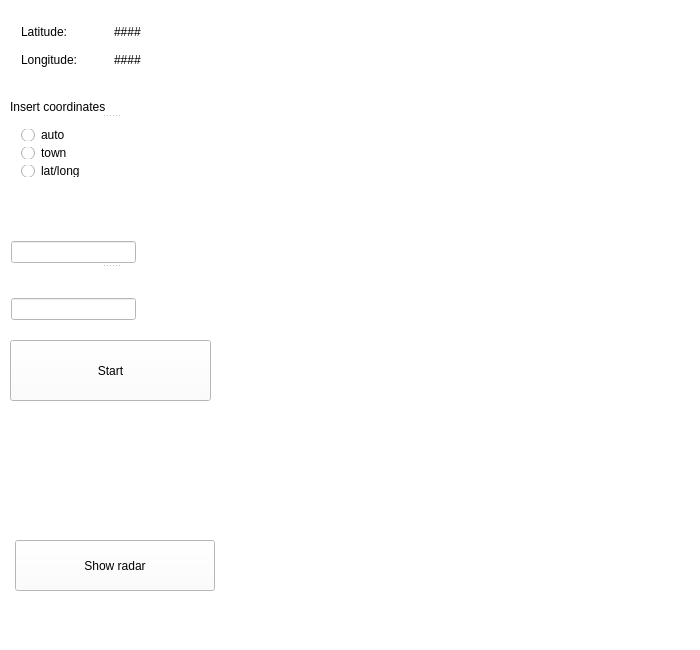
<?xml version="1.0" encoding="UTF-8"?>
<ui version="4.0">
 <class>MainWindow</class>
 <widget class="QMainWindow" name="MainWindow">
  <property name="enabled">
   <bool>true</bool>
  </property>
  <property name="geometry">
   <rect>
    <x>0</x>
    <y>0</y>
    <width>700</width>
    <height>650</height>
   </rect>
  </property>
  <property name="sizePolicy">
   <sizepolicy hsizetype="Preferred" vsizetype="Preferred">
    <horstretch>0</horstretch>
    <verstretch>0</verstretch>
   </sizepolicy>
  </property>
  <property name="minimumSize">
   <size>
    <width>700</width>
    <height>650</height>
   </size>
  </property>
  <property name="maximumSize">
   <size>
    <width>700</width>
    <height>800</height>
   </size>
  </property>
  <property name="windowTitle">
   <string>MainWindow</string>
  </property>
  <property name="styleSheet">
   <string notr="true">background-color: darkCyan;
background-color: white;</string>
  </property>
  <widget class="QWidget" name="centralWidget">
   <widget class="Radar" name="radar" native="true">
    <property name="enabled">
     <bool>true</bool>
    </property>
    <property name="geometry">
     <rect>
      <x>230</x>
      <y>0</y>
      <width>460</width>
      <height>450</height>
     </rect>
    </property>
    <property name="minimumSize">
     <size>
      <width>460</width>
      <height>450</height>
     </size>
    </property>
    <property name="maximumSize">
     <size>
      <width>460</width>
      <height>450</height>
     </size>
    </property>
    <property name="mouseTracking">
     <bool>true</bool>
    </property>
   </widget>
   <widget class="QPushButton" name="showRadarButton">
    <property name="geometry">
     <rect>
      <x>15</x>
      <y>540</y>
      <width>200</width>
      <height>51</height>
     </rect>
    </property>
    <property name="text">
     <string>Show radar</string>
    </property>
   </widget>
   <widget class="QWidget" name="layoutWidget">
    <property name="geometry">
     <rect>
      <x>10</x>
      <y>10</y>
      <width>201</width>
      <height>71</height>
     </rect>
    </property>
    <layout class="QGridLayout" name="gridLayout">
     <item row="0" column="0">
      <widget class="QLabel" name="label_lat">
       <property name="text">
        <string>Latitude:</string>
       </property>
      </widget>
     </item>
     <item row="0" column="1">
      <widget class="QLabel" name="myLat_info">
       <property name="text">
        <string>####</string>
       </property>
      </widget>
     </item>
     <item row="1" column="0">
      <widget class="QLabel" name="label_long">
       <property name="text">
        <string>Longitude:</string>
       </property>
      </widget>
     </item>
     <item row="1" column="1">
      <widget class="QLabel" name="myLong_info">
       <property name="enabled">
        <bool>true</bool>
       </property>
       <property name="text">
        <string>####</string>
       </property>
      </widget>
     </item>
    </layout>
   </widget>
   <widget class="QPushButton" name="button_Start">
    <property name="geometry">
     <rect>
      <x>10</x>
      <y>340</y>
      <width>201</width>
      <height>61</height>
     </rect>
    </property>
    <property name="text">
     <string>Start</string>
    </property>
   </widget>
   <widget class="QSplitter" name="splitter">
    <property name="geometry">
     <rect>
      <x>10</x>
      <y>100</y>
      <width>201</width>
      <height>88</height>
     </rect>
    </property>
    <property name="orientation">
     <enum>Qt::Vertical</enum>
    </property>
    <widget class="QLabel" name="label_loc">
     <property name="text">
      <string>Insert coordinates</string>
     </property>
    </widget>
    <widget class="QWidget" name="layoutWidget">
     <layout class="QVBoxLayout" name="verticalLayout">
      <item>
       <widget class="QRadioButton" name="rB_auto">
        <property name="text">
         <string>auto</string>
        </property>
       </widget>
      </item>
      <item>
       <widget class="QRadioButton" name="rB_town">
        <property name="text">
         <string>town</string>
        </property>
       </widget>
      </item>
      <item>
       <widget class="QRadioButton" name="rB_crd">
        <property name="text">
         <string>lat/long</string>
        </property>
       </widget>
      </item>
     </layout>
    </widget>
   </widget>
   <widget class="QSplitter" name="splitter_2">
    <property name="geometry">
     <rect>
      <x>10</x>
      <y>210</y>
      <width>201</width>
      <height>111</height>
     </rect>
    </property>
    <property name="orientation">
     <enum>Qt::Vertical</enum>
    </property>
    <widget class="QWidget" name="LocMenu_1" native="true">
     <widget class="QLabel" name="label_line_1">
      <property name="geometry">
       <rect>
        <x>1</x>
        <y>1</y>
        <width>181</width>
        <height>16</height>
       </rect>
      </property>
      <property name="text">
       <string/>
      </property>
     </widget>
     <widget class="QLineEdit" name="lineEdit">
      <property name="geometry">
       <rect>
        <x>1</x>
        <y>31</y>
        <width>125</width>
        <height>22</height>
       </rect>
      </property>
     </widget>
    </widget>
    <widget class="QWidget" name="LocMenu_2" native="true">
     <widget class="QLabel" name="label_line_2">
      <property name="geometry">
       <rect>
        <x>1</x>
        <y>1</y>
        <width>191</width>
        <height>16</height>
       </rect>
      </property>
      <property name="text">
       <string/>
      </property>
     </widget>
     <widget class="QLineEdit" name="lineEdit_2">
      <property name="geometry">
       <rect>
        <x>1</x>
        <y>30</y>
        <width>125</width>
        <height>22</height>
       </rect>
      </property>
     </widget>
    </widget>
   </widget>
  </widget>
  <widget class="QMenuBar" name="menuBar">
   <property name="geometry">
    <rect>
     <x>0</x>
     <y>0</y>
     <width>700</width>
     <height>19</height>
    </rect>
   </property>
  </widget>
  <widget class="QStatusBar" name="statusBar"/>
 </widget>
 <layoutdefault spacing="6" margin="11"/>
 <customwidgets>
  <customwidget>
   <class>Radar</class>
   <extends>QWidget</extends>
   <header location="global">radar.h</header>
   <container>1</container>
  </customwidget>
 </customwidgets>
 <resources/>
 <connections/>
</ui>
